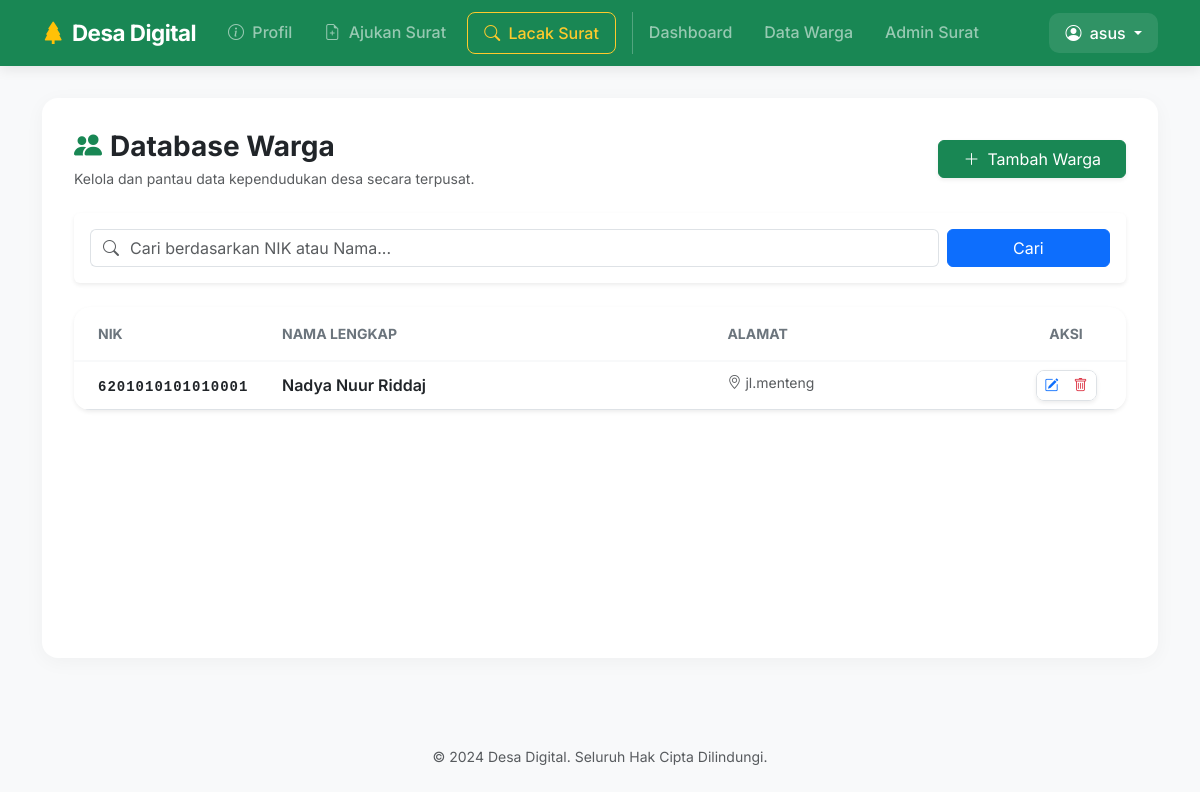
Page /warga/ (signed in) on the committed database.
### core/models.py (models this page shows)
class Warga(models.Model):
    nik = models.CharField(max_length=20, unique=True)
    nama = models.CharField(max_length=100)
    alamat = models.TextField()

### core/views.py (the view)
# urls.py: path('warga/', views.warga_list, name="warga_list"),
@login_required
def warga_list(request):
    data = Warga.objects.all()
    return render(request,"warga.html",{"data":data})

### core/templates/warga.html (shortened to what this page needs)
{% extends "base.html" %}
{% block content %}
<div class="d-flex flex-column flex-md-row justify-content-between align-items-md-center mb-4">
    <div>
        <h3 class="fw-bold text-dark mb-1">
            <i class="bi bi-people-fill text-success me-2"></i>Database Warga
        </h3>
        <p class="text-muted small mb-md-0">Kelola dan pantau data kependudukan desa secara terpusat.</p>
    </div>
    <div class="d-flex gap-2">
        <a href="/warga/add/" class="btn btn-success d-inline-flex align-items-center px-4 shadow-sm">
            <i class="bi bi-plus-lg me-2"></i> Tambah Warga
        </a>
    </div>
</div>
<div class="card border-0 shadow-sm mb-4">
    <div class="card-body p-3">
        <form method="get" class="row g-2">
            <div class="col-md-10">
                <div class="input-group">
                    <span class="input-group-text bg-transparent border-end-0 text-muted">
                        <i class="bi bi-search"></i>
                    </span>
                    <input type="text" name="q" class="form-control border-start-0 ps-0"
                           placeholder="Cari berdasarkan NIK atau Nama..." value="{{ request.GET.q|default:'' }}">
                </div>
            </div>
            <div class="col-md-2">
                <button class="btn btn-primary w-100">Cari</button>
            </div>
        </form>
    </div>
</div>
<div class="card border-0 shadow-sm rounded-4 overflow-hidden">
    <div class="table-responsive">
        <table class="table table-hover align-middle mb-0">
            <thead class="bg-light">
                <tr>
                    <th class="ps-4 py-3 text-secondary small fw-bold" style="width: 200px;">NIK</th>
                    <th class="py-3 text-secondary small fw-bold">NAMA LENGKAP</th>
                    <th class="py-3 text-secondary small fw-bold">ALAMAT</th>
                    <th class="py-3 text-secondary small fw-bold text-center" style="width: 120px;">AKSI</th>
                </tr>
            </thead>
            <tbody>
                {% for w in data %}
                <tr>
                    <td class="ps-4">
                        <code class="text-dark fw-bold" style="letter-spacing: 1px;">{{ w.nik }}</code>
                    </td>
                    <td>
                        <div class="fw-semibold text-dark">{{ w.nama }}</div>
                    </td>
                    <td>
                        <span class="text-muted small text-truncate d-inline-block" style="max-width: 300px;">
                            <i class="bi bi-geo-alt me-1"></i>{{ w.alamat }}
                        </span>
                    </td>
                    <td class="text-center">
                        <div class="btn-group shadow-sm border rounded-3 overflow-hidden">
                            <a href="/warga/edit/{{ w.id }}/" class="btn btn-white btn-sm px-2 text-primary" title="Edit">
                                <i class="bi bi-pencil-square"></i>
                            </a>
                            <a href="/warga/delete/{{ w.id }}/" class="btn btn-white btn-sm px-2 text-danger" title="Hapus"
                               onclick="return confirm('Apakah Anda yakin ingin menghapus data ini?')">
                                <i class="bi bi-trash"></i>
                            </a>
                        </div>
                    </td>
                </tr>
                {% endfor %}
            </tbody>
        </table>
    </div>
</div>
{% endblock %}

### core/templates/base.html (shortened to what this page needs)
<!DOCTYPE html>
<html lang="id">
<head>
    <link href="https://cdn.jsdelivr.net/npm/bootstrap@5.3.0/dist/css/bootstrap.min.css" rel="stylesheet">
    <link rel="stylesheet" href="https://cdn.jsdelivr.net/npm/bootstrap-icons@1.11.0/font/bootstrap-icons.css">
</head>
<body>
<nav class="navbar navbar-expand-lg navbar-dark bg-success sticky-top">
    <div class="container">
        <a class="navbar-brand d-flex align-items-center" href="/">
            <i class="bi bi-tree-fill me-2 text-warning"></i>
            <span>Desa Digital</span>
        </a>
        <div class="collapse navbar-collapse" id="navbarNav">
            <ul class="navbar-nav me-auto mb-2 mb-lg-0">
                <li class="nav-item">
                    <a class="nav-link" href="{% url 'profil' %}">
                        <i class="bi bi-info-circle me-1"></i> Profil
                    </a>
                </li>
                <li class="nav-item">
                    <a class="nav-link" href="{% url 'ajukan_surat' %}">
                        <i class="bi bi-file-earmark-plus me-1"></i> Ajukan Surat
                    </a>
                </li>
                <li class="nav-item">
                    <a class="nav-link nav-tracking" href="{% url 'tracking' %}">
                        <i class="bi bi-search me-1"></i> Lacak Surat
                    </a>
                </li>
                {% if user.is_authenticated %}
                <li class="nav-item">
                    <a class="nav-link" href="{% url 'dashboard' %}">Dashboard</a>
                </li>
                <li class="nav-item">
                    <a class="nav-link" href="{% url 'warga_list' %}">Data Warga</a>
                </li>
                <li class="nav-item">
                    <a class="nav-link" href="{% url 'surat_admin' %}">Admin Surat</a>
                </li>
                {% endif %}
            </ul>
            <ul class="navbar-nav ms-auto align-items-lg-center">
                {% if user.is_authenticated %}
                    <li class="nav-item dropdown">
                        <a class="nav-link dropdown-toggle user-profile-nav text-white" href="#" role="button" data-bs-toggle="dropdown">
                            <i class="bi bi-person-circle me-1"></i> {{ user.username }}
                        </a>
                    </li>
                {% else %}
                    <li class="nav-item">
                        <a class="btn btn-outline-light btn-sm px-4 rounded-pill" href="{% url 'login' %}">
                            Login Admin
                        </a>
                    </li>
                {% endif %}
            </ul>
        </div>
    </div>
</nav>
<div class="container">
    <main class="main-content">
        {% block content %}{% endblock %}
    </main>
</div>
<footer class="text-center py-4 text-muted small">
    &copy; 2024 Desa Digital. Seluruh Hak Cipta Dilindungi.
</footer>
</body>
</html>

### core/templates/base.html (style rules this page uses)
:root { --primary-color: #198754; --accent-color: #ffca2c; }
body { font-family: 'Inter', sans-serif; background-color: #f8f9fa; color: #334155; }
.navbar { box-shadow: 0 4px 12px rgba(0,0,0,0.08); padding: 0.7rem 0; }
.navbar-brand { font-weight: 700; letter-spacing: -0.5px; font-size: 1.4rem; }
.nav-link { font-weight: 500; padding: 0.5rem 1rem !important; transition: all 0.2s; }
.nav-tracking { color: var(--accent-color) !important; border: 1px solid var(--accent-color); border-radius: 8px; margin-left: 5px; }
.main-content { background: #ffffff; border-radius: 16px; padding: 2rem; box-shadow: 0 4px 20px rgba(0,0,0,0.04); margin-top: 2rem; margin-bottom: 4rem; min-height: 70vh; }
.user-profile-nav { background: rgba(255,255,255,0.1); border-radius: 10px; padding: 2px 12px; }

### core/templates/warga.html (style rules this page uses)
.table thead th { border-bottom: 2px solid #f8f9fa; }
.table tbody tr { transition: background-color 0.2s; }
.btn-white { background-color: #fff; border: none; }

### rows in the picture
Warga: nik "6201010101010001", nama "Nadya Nuur Riddaj", alamat "jl.menteng"

### other values in the picture
{{ user.username }} "asus"
